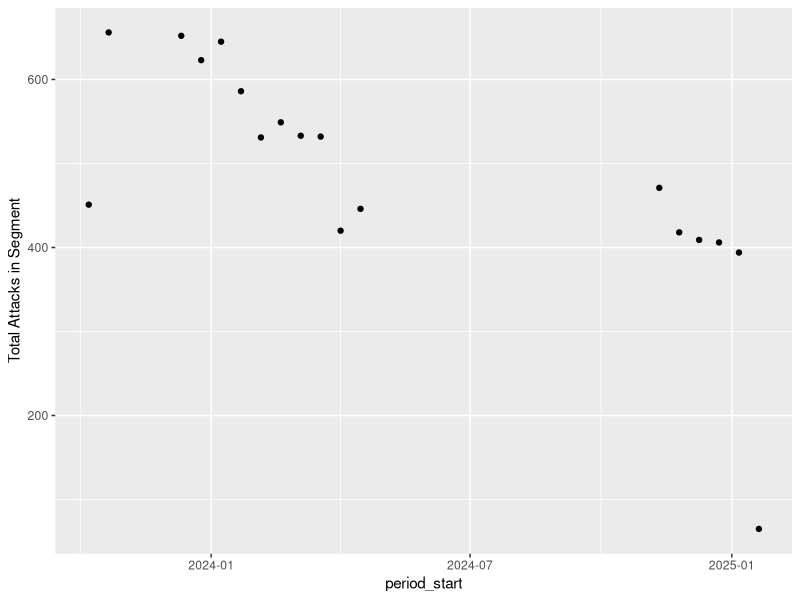
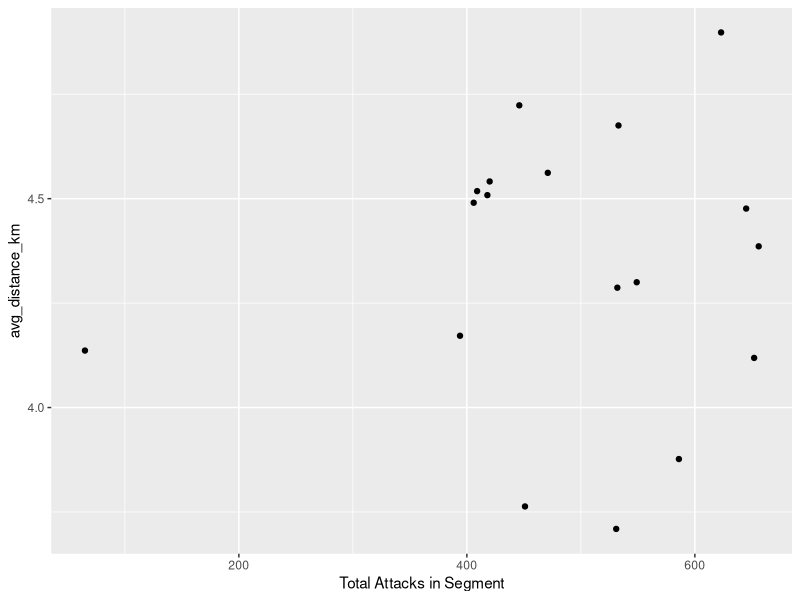
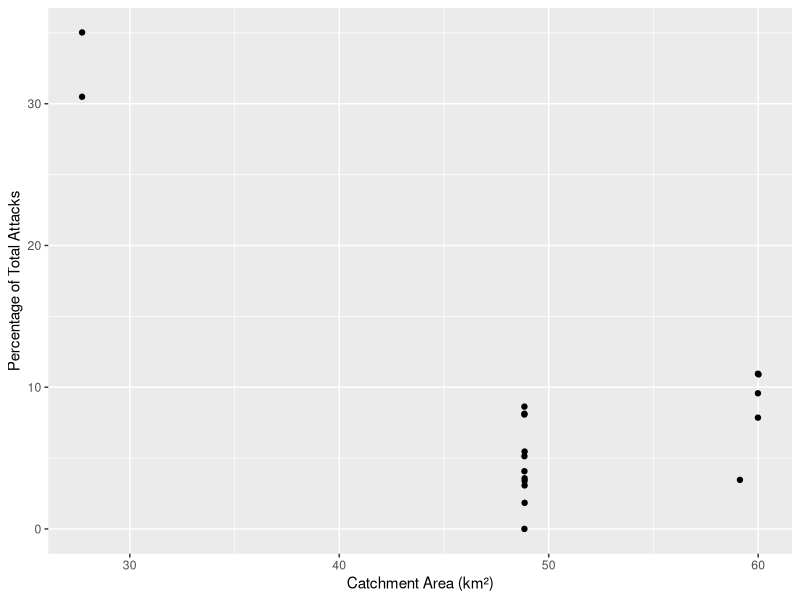
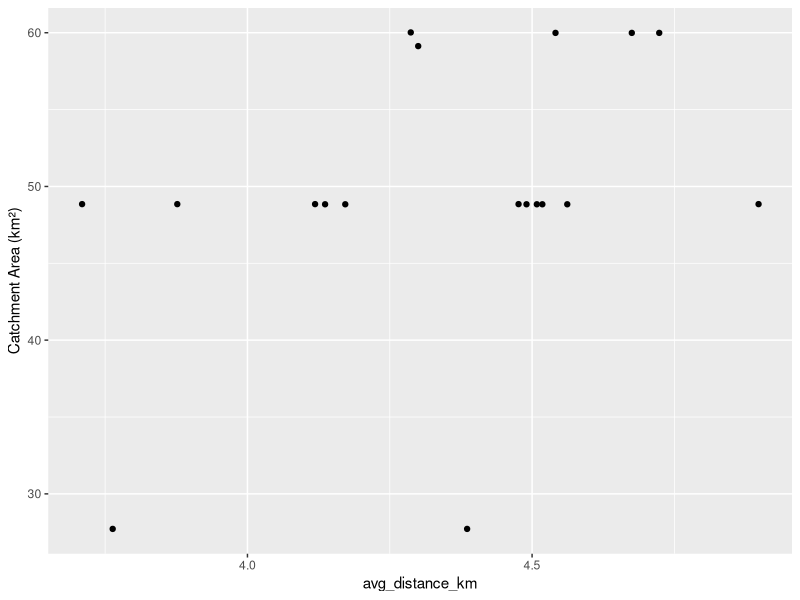

These charts were generated, in order, by the following R code:
## ---- chunk 1
#| label: "load data and libraries"

library(readxl)
library(tidyverse)
library(dplyr)
library(broom)
library(MASS)
library(AER)
library(car)
library(sandwich)
library(lmtest)

totaldata <- read_excel("aggregated_dataset.xlsx")

## ---- chunk 2

ggplot(totaldata, aes(x = period_start, y = `Total Attacks in Segment`)) +
  geom_point()

ggplot(totaldata, aes(x = `Total Attacks in Segment`, y = avg_distance_km)) +
  geom_point()

ggplot(totaldata, aes(x = `Catchment Area (km²)`, y = `Percentage of Total Attacks`)) +
  geom_point()

ggplot(totaldata, aes(x = avg_distance_km, y = `Catchment Area (km²)`)) +
  geom_point()

## ---- chunk 3
#| label: injury totals and proportions

totaldata <- totaldata |>
  mutate(totinjuries = Burn + CMF + Limb + NTD + `Soft Tissue` + `Wound Care`) |>
  mutate(burnprop = Burn / totinjuries) |>
  mutate(cmfprop = CMF / totinjuries) |>
  mutate(limbprop = Limb / totinjuries) |>
  mutate(ntdprop = NTD / totinjuries) |>
  mutate(stprop = `Soft Tissue` / totinjuries) |>
  mutate(wcprop = `Wound Care` / totinjuries)

totaldata <- totaldata |>
  mutate(across(where(is.numeric), ~ replace(., is.nan(.), 0)))
